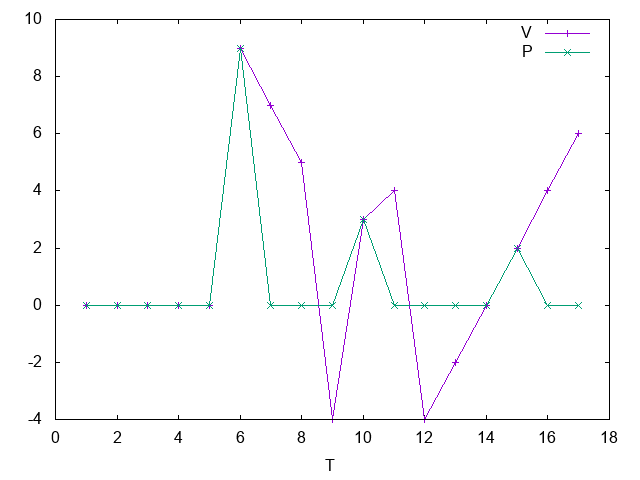

This figure's gnuplot source:
# ----------------------------------------------------------------
# 
# Date:     24-10-2018
# ----------------------------------------------------------------
set datafile separator ","
set datafile missing "null"
set terminal pdf
set style fill solid
set xlabel "T"
set ylabel ""
plot '-' using 1:2 title 'V' with linespoints,  '-' using 1:3 title 'P' with linespoints
1.0,0.0,0
2.0,0.0,0
3.0,0.0,0
4.0,0.0,0
5.0,0.0,0
6.0,9.0,9.0
7.0,7.0,0
8.0,5.0,0
9.0,-4.0,0
10.0,3.0,3.0
11.0,4.0,0
12.0,-4.0,0
13.0,-2.0,0
14.0,0.0,0
15.0,2.0,2.0
16.0,4.0,0
17.0,6.0,0
end
1.0,0.0,0                                   
2.0,0.0,0
3.0,0.0,0
4.0,0.0,0
5.0,0.0,0
6.0,9.0,9.0
7.0,7.0,0
8.0,5.0,0
9.0,-4.0,0
10.0,3.0,3.0
11.0,4.0,0
12.0,-4.0,0
13.0,-2.0,0
14.0,0.0,0
15.0,2.0,2.0
16.0,4.0,0
17.0,6.0,0
end
